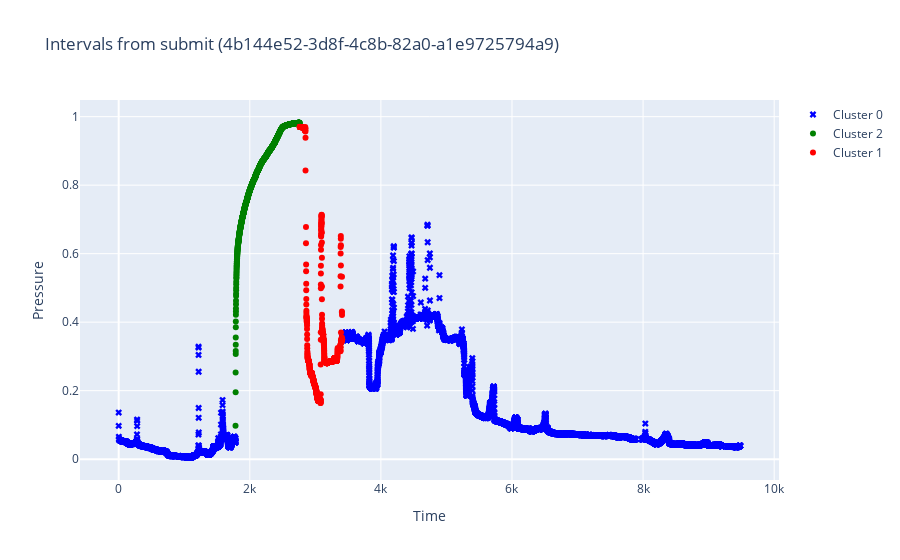

Write notebook code for a chart like this one.
### Markdown cell above
## Обработанная кластеризация

### Code cell
plot_data_from_submit(clust_df, filename, SUBMIT_OUTPUT_PATH)

### Figure 1 — Plotly figure (JSON) as saved in the notebook; plotly's stock layout.template omitted (floating-point values rounded to 4 significant figures; data arrays with more than 128 entries replaced by an {"elided": "..."} marker saying what was removed)
{"data": [{"marker": {"color": "blue", "size": 6, "symbol": "x"}, "mode": "markers", "name": "Cluster 0", "type": "scatter", "x": {"elided": "10319 float values"}, "y": {"elided": "10319 float values"}}, {"marker": {"color": "green", "size": 6, "symbol": "circle"}, "mode": "markers", "name": "Cluster 2", "type": "scatter", "x": {"elided": "1162 float values"}, "y": {"elided": "1162 float values"}}, {"marker": {"color": "red", "size": 6, "symbol": "circle"}, "mode": "markers", "name": "Cluster 1", "type": "scatter", "x": {"elided": "851 float values"}, "y": {"elided": "851 float values"}}], "layout": {"showlegend": true, "title": {"text": "Intervals from submit (4b144e52-3d8f-4c8b-82a0-a1e9725794a9)"}, "xaxis": {"title": {"text": "Time"}}, "yaxis": {"title": {"text": "Pressure"}}}}
